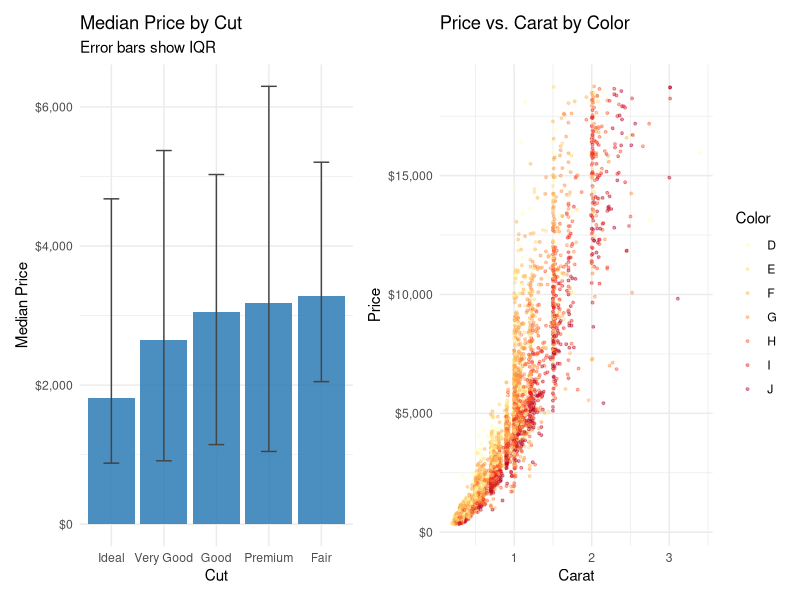

This figure's R source:
library(broom)
library(dplyr)
library(forcats)
library(ggplot2)
library(patchwork)
library(purrr)
library(scales)
library(stringr)
library(tibble)
library(tidyr)

dat <- as_tibble(diamonds)

summary_tbl <- dat |>
  group_by(cut) |>
  summarise(
    median_price = median(price),
    q25 = quantile(price, 0.25),
    q75 = quantile(price, 0.75),
    .groups = "drop"
  ) |>
  mutate(cut = fct_reorder(cut, median_price))

p_bar <- ggplot(summary_tbl, aes(x = cut, y = median_price, ymin = q25, ymax = q75)) +
  geom_col(fill = "#2c7bb6", alpha = 0.85) +
  geom_errorbar(width = 0.3, color = "#444") +
  scale_y_continuous(labels = dollar) +
  labs(
    title = "Median Price by Cut",
    subtitle = "Error bars show IQR",
    x = "Cut", y = "Median Price"
  ) +
  theme_minimal()

set.seed(42)
p_scatter <- dat |>
  slice_sample(n = 5000) |>
  ggplot(aes(x = carat, y = price, color = color)) +
  geom_point(alpha = 0.4, size = 0.7) +
  scale_y_continuous(labels = dollar) +
  scale_color_brewer(palette = "YlOrRd") +
  labs(
    title = "Price vs. Carat by Color",
    x = "Carat", y = "Price", color = "Color"
  ) +
  theme_minimal()

ggsave("diamond_pricing.png", p_bar + p_scatter, width = 12, height = 5, dpi = 150)
